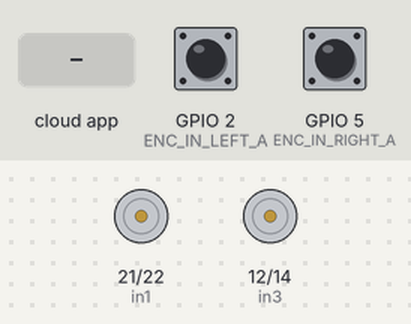
Bench run of a program on a simulated ESP32. On the bench: motor-driver pin pairs drawn as motors (green arrow = first pin HIGH = forward, orange = second pin HIGH = backward, longer = more drive, scaled by the enable pin). Inputs (shaded band) come from the test bench; at power-on: GPIO 2 (ENC_IN_LEFT_A) HIGH, GPIO 5 (ENC_IN_RIGHT_A) HIGH. The ROS host is connected and sends only what is stated.

Above: at 1.2 s.
1.3 s: the phone or cloud app sets linear.x to -100
At 2.4 s:
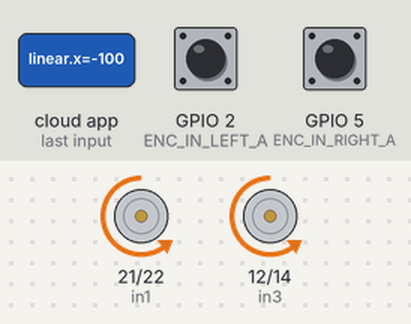
2.8 s: the phone or cloud app sets angular.z to -100
At 3.5 s:
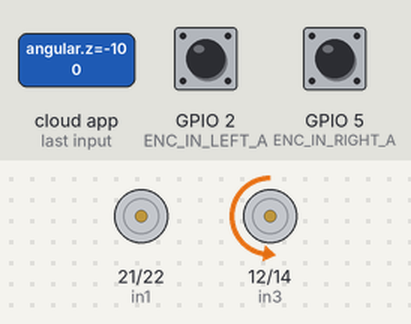
4.3 s: the phone or cloud app sets linear.x to 0
At 4.6 s:
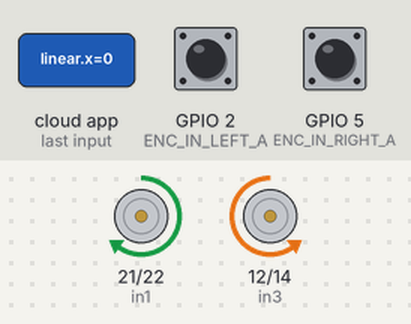
5.8 s: the phone or cloud app sets angular.z to 0
At 7.0 s:
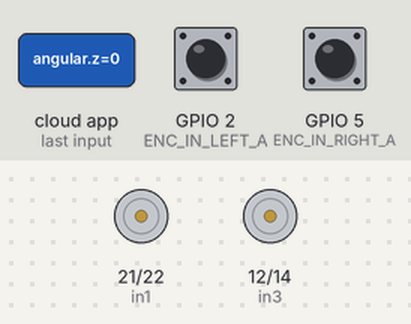
7.3 s: the phone or cloud app sets linear.x to 100
At 8.1 s:
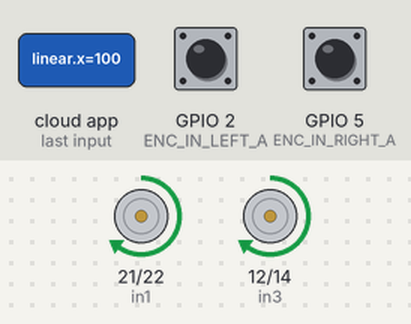
8.8 s: the phone or cloud app sets angular.z to 100
At 9.3 s:
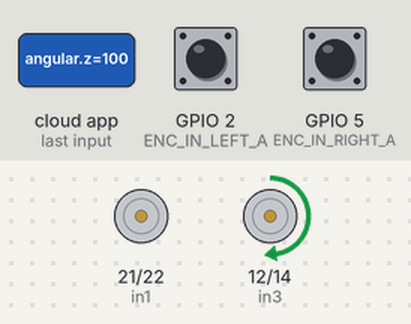
Timing chart, 0 to 11.3 s (numbered marks = the images above; inputs shaded):
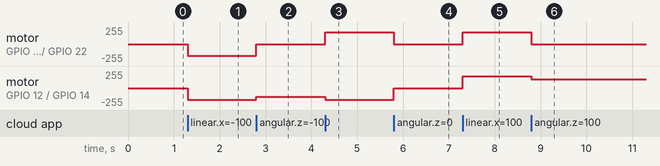

Measured:
- after the input at 1.3 s, motor on GPIO 21 (in1) / GPIO 22 (in2), motor on GPIO 12 (in3) / GPIO 14 (in4): stopped → backward 176/255 at once
- after the input at 2.8 s, motor on GPIO 21 (in1) / GPIO 22 (in2): backward 176/255 → stopped at once; motor on GPIO 12 (in3) / GPIO 14 (in4): backward 176/255 → backward 129/255 at once
- after the input at 4.3 s, motor on GPIO 21 (in1) / GPIO 22 (in2): stopped → forward 176/255 at once; motor on GPIO 12 (in3) / GPIO 14 (in4): backward 129/255 → backward 176/255 at once
- after the input at 5.8 s, motor on GPIO 21 (in1) / GPIO 22 (in2): forward 176/255 → stopped at once; motor on GPIO 12 (in3) / GPIO 14 (in4): backward 176/255 → stopped at once
- after the input at 7.3 s, motor on GPIO 21 (in1) / GPIO 22 (in2), motor on GPIO 12 (in3) / GPIO 14 (in4): stopped → forward 176/255 at once
- after the input at 8.8 s, motor on GPIO 21 (in1) / GPIO 22 (in2): forward 176/255 → stopped at once; motor on GPIO 12 (in3) / GPIO 14 (in4): forward 176/255 → forward 129/255 at once

The program:

main.cpp
```cpp
/*
 * Author: Automatic Addison
 * Website: https://automaticaddison.com
 * Description: ROS node that publishes the accumulated ticks for each wheel
 * (/right_ticks and /left_ticks topics) at regular intervals using the
 * built-in encoder (forward = positive; reverse = negative).
 * The node also subscribes to linear & angular velocity commands published on
 * the /cmd_vel topic to drive the robot accordingly.
 * Reference: Practical Robotics in C++ book (ISBN-10 : 9389423465)
 */

#include <Arduino.h>
#include <ros.h>
#include <std_msgs/Int16.h>
#include <geometry_msgs/Twist.h>
#include <math.h>

// Handles startup and shutdown of ROS
ros::NodeHandle nh;

////////////////// Tick Data Publishing Variables and Constants ///////////////

// Encoder output to Arduino Interrupt pin. Tracks the tick count.
#define ENC_IN_LEFT_A 2
#define ENC_IN_RIGHT_A 5
#define RXD2 16
#define TXD2 17
// Other encoder output to Arduino to keep track of wheel direction
// Tracks the direction of rotation.
#define ENC_IN_LEFT_B 4
#define ENC_IN_RIGHT_B 18

boolean Direction_left = true;
boolean Direction_right = true;

// Minumum and maximum values for 16-bit integers
// Range of 65,535
const int encoder_minimum = -32768;
const int encoder_maximum = 32767;

// Keep track of the number of wheel ticks
std_msgs::Int16 right_wheel_tick_count;
ros::Publisher rightPub("right_ticks", &right_wheel_tick_count);

std_msgs::Int16 left_wheel_tick_count;
ros::Publisher leftPub("left_ticks", &left_wheel_tick_count);

// Time interval for measurements in milliseconds
const int interval = 30;
long previousMillis = 0;
long currentMillis = 0;

////////////////// Motor Controller Variables and Constants ///////////////////

// Motor A connections
const int enA = 19;
const int in1 = 21;
const int in2 = 22;

// Motor B connections
const int enB = 13;
const int in3 = 12;
const int in4 = 14;

const int freq = 30000;
const int pwmChannel = 0;
const int pwmChannel1 = 1;
const int resolution = 8;
int dutyCycle = 200;
// How much the PWM value can change each cycle
const int PWM_INCREMENT = 1;

// Number of ticks per wheel revolution. We won't use this in this code.
const int TICKS_PER_REVOLUTION = 620;

// Wheel radius in meters
const double WHEEL_RADIUS = 0.033;

// Distance from center of the left tire to the center of the right tire in m
const double WHEEL_BASE = 0.17;

// Number of ticks a wheel makes moving a linear distance of 1 meter
// This value was measured manually.
const double TICKS_PER_METER = 600; // Originally 2880

// Proportional constant, which was measured by measuring the
// PWM-Linear Velocity relationship for the robot.
const int K_P = 400;

// Y-intercept for the PWM-Linear Velocity relationship for the robot
const int b = 70;

// Correction multiplier for drift. Chosen through experimentation.
const int DRIFT_MULTIPLIER = 120;

// Turning PWM output (0 = min, 255 = max for PWM values)
const int PWM_TURN = 167;

// Set maximum and minimum limits for the PWM values
const int PWM_MIN = 130;  // about 0.1 m/s
const int PWM_MAX = 225; // about 0.172 m/s

// Set linear velocity and PWM variable values for each wheel
double velLeftWheel = 0;
double velRightWheel = 0;
double pwmLeftReq = 0;
double pwmRightReq = 0;

// Record the time that the last velocity command was received
double lastCmdVelReceived = 0;

/////////////////////// Tick Data Publishing Functions ////////////////////////

// Increment the number of ticks
void right_wheel_tick()
{

  // Read the value for the encoder for the right wheel
  int val = digitalRead(ENC_IN_RIGHT_B);

  if (val == LOW)
  {
    Direction_right = false; // Reverse
  }
  else
  {
    Direction_right = true; // Forward
  }

  if (Direction_right)
  {

    if (right_wheel_tick_count.data == encoder_maximum)
    {
      right_wheel_tick_count.data = encoder_minimum;
    }
    else
    {
      right_wheel_tick_count.data++;
    }
  }
  else
  {
    if (right_wheel_tick_count.data == encoder_minimum)
    {
      right_wheel_tick_count.data = encoder_maximum;
    }
    else
    {
      right_wheel_tick_count.data--;
    }
  }
}

// Increment the number of ticks
void left_wheel_tick()
{

  // Read the value for the encoder for the left wheel
  int val = digitalRead(ENC_IN_LEFT_B);

  if (val == LOW)
  {
    Direction_left = true; // Reverse
  }
  else
  {
    Direction_left = false; // Forward
  }

  if (Direction_left)
  {
    if (left_wheel_tick_count.data == encoder_maximum)
    {
      left_wheel_tick_count.data = encoder_minimum;
    }
    else
    {
      left_wheel_tick_count.data++;
    }
  }
  else
  {
    if (left_wheel_tick_count.data == encoder_minimum)
    {
      left_wheel_tick_count.data = encoder_maximum;
    }
    else
    {
      left_wheel_tick_count.data--;
    }
  }
}

/////////////////////// Motor Controller Functions ////////////////////////////
// Map x value from [0 .. 1] to [out_min .. out_max]
float mapPwm(float x, float out_min, float out_max)
{
  return x * (out_max - out_min) + out_min;
}
// Calculate the left wheel linear velocity in m/s every time a
// tick count message is rpublished on the /left_ticks topic.
void calc_vel_left_wheel()
{
  //  Serial2.println("recieved value");
  // Previous timestamp
  static double prevTime = 0;

  // Variable gets created and initialized the first time a function is called.
  static int prevLeftCount = 0;

  // Manage rollover and rollunder when we get outside the 16-bit integer range
  int numOfTicks = (65535 + left_wheel_tick_count.data - prevLeftCount) % 65535;

  // If we have had a big jump, it means the tick count has rolled over.
  if (numOfTicks > 10000)
  {
    numOfTicks = 0 - (65535 - numOfTicks);
  }

  // Calculate wheel velocity in meters per second
  velLeftWheel = numOfTicks / TICKS_PER_METER / ((millis() / 1000) - prevTime);

  // Keep track of the previous tick count
  prevLeftCount = left_wheel_tick_count.data;

  // Update the timestamp
  prevTime = (millis() / 1000);
}

// Calculate the right wheel linear velocity in m/s every time a
// tick count message is published on the /right_ticks topic.
void calc_vel_right_wheel()
{

  // Previous timestamp
  static double prevTime = 0;

  // Variable gets created and initialized the first time a function is called.
  static int prevRightCount = 0;

  // Manage rollover and rollunder when we get outside the 16-bit integer range
  int numOfTicks = (65535 + right_wheel_tick_count.data - prevRightCount) % 65535;

  if (numOfTicks > 10000)
  {
    numOfTicks = 0 - (65535 - numOfTicks);
  }

  // Calculate wheel velocity in meters per second
  velRightWheel = numOfTicks / TICKS_PER_METER / ((millis() / 1000) - prevTime);
  // Serial2.println(velRightWheel);
  prevRightCount = right_wheel_tick_count.data;

  prevTime = (millis() / 1000);
}

// Take the velocity command as input and calculate the PWM values.
void calc_pwm_values(const geometry_msgs::Twist &cmdVel)
{
  // Serial2.println("recieved values");
  // Record timestamp of last velocity command received
  lastCmdVelReceived = (millis() / 1000);
 // Cap values at [-1 .. 1]
  float x = max(min(cmdVel.linear.x, 1.0f), -1.0f);
  float z = max(min(cmdVel.angular.z, 1.0f), -1.0f);

  // Calculate the intensity of left and right wheels. Simple version.
  // Taken from https://hackernoon.com/unicycle-to-differential-drive-courseras-control-of-mobile-robots-with-ros-and-rosbots-part-2-6d27d15f2010#1e59
  float l = (x - z) / 2;
  float r = (x + z) / 2;

  // Then map those values to PWM intensities. PWMRANGE = full speed, while PWM_MIN = the minimal amount of power at which the motors begin moving.
  uint16_t lPwm = mapPwm(fabs(l), PWM_MIN, PWM_MAX);
  uint16_t rPwm = mapPwm(fabs(r), PWM_MIN, PWM_MAX);

  // Set direction pins and PWM
  digitalWrite(in1, l > 0);
  digitalWrite(in2, l < 0);
  digitalWrite(in3, r > 0);
  digitalWrite(in4, r < 0);
  ledcWrite(pwmChannel, rPwm);
  ledcWrite(pwmChannel1, lPwm);
  Serial2.println("leftPwm:"+String(lPwm)+"right pwm:"+String(rPwm));


}

// Set up ROS subscriber to the velocity command
ros::Subscriber<geometry_msgs::Twist> subCmdVel("cmd_vel", &calc_pwm_values);

void setup()
{

  // Set pin states of the encoder
  pinMode(ENC_IN_LEFT_A, INPUT_PULLUP);
  pinMode(ENC_IN_LEFT_B, INPUT);
  pinMode(ENC_IN_RIGHT_A, INPUT_PULLUP);
  pinMode(ENC_IN_RIGHT_B, INPUT);

  // Every time the pin goes high, this is a tick
  attachInterrupt(digitalPinToInterrupt(ENC_IN_LEFT_A), left_wheel_tick, RISING);
  attachInterrupt(digitalPinToInterrupt(ENC_IN_RIGHT_A), right_wheel_tick, RISING);

  // Motor control pins are outputs
  pinMode(enA, OUTPUT);
  pinMode(enB, OUTPUT);
  pinMode(in1, OUTPUT);
  pinMode(in2, OUTPUT);
  pinMode(in3, OUTPUT);
  pinMode(in4, OUTPUT);

  // Turn off motors - Initial state
  digitalWrite(in1, LOW);
  digitalWrite(in2, LOW);
  digitalWrite(in3, LOW);
  digitalWrite(in4, LOW);

  // Set the motor speed
  // configure LED PWM functionalitites
  ledcSetup(pwmChannel, freq, resolution);
  // attach the channel to the GPIO to be controlled
  ledcAttachPin(enA, pwmChannel);

  // configure LED PWM functionalitites
  ledcSetup(pwmChannel1, freq, resolution);

  // attach the channel to the GPIO to be controlled
  ledcAttachPin(enB, pwmChannel1);
  ledcWrite(pwmChannel, 0);

  ledcWrite(pwmChannel1, 0);

  // ROS Setup
  nh.getHardware()->setBaud(115200);
  nh.initNode();
  nh.advertise(rightPub);
  nh.advertise(leftPub);
  nh.subscribe(subCmdVel);
  Serial2.begin(115200);
  //Serial1.begin(9600, SERIAL_8N1, RXD2, TXD2);
  Serial2.begin(9600, SERIAL_8N1, RXD2, TXD2);
  Serial2.print("hello");
}

void loop()
{

  nh.spinOnce();

  // Record the time
  currentMillis = millis();

  // If the time interval has passed, publish the number of ticks,
  // and calculate the velocities.
  if (currentMillis - previousMillis > interval)
  {

    previousMillis = currentMillis;

    // Publish tick counts to topics
    leftPub.publish(&left_wheel_tick_count);
    rightPub.publish(&right_wheel_tick_count);

    // Calculate the velocity of the right and left wheels
    calc_vel_right_wheel();
    calc_vel_left_wheel();
  }

  // Stop the car if there are no cmd_vel messages
  if((millis()/1000) - lastCmdVelReceived > 1) {
    pwmLeftReq = 0;
    pwmRightReq = 0;
  }

}
```
